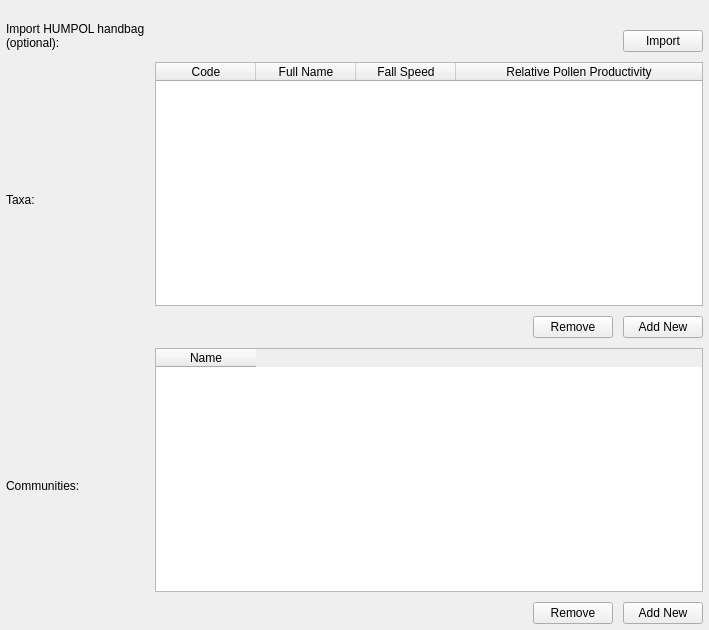
           <widget class="QWidget" name="scrollAreaWidgetContents_4">
            <property name="geometry">
             <rect>
              <x>0</x>
              <y>0</y>
              <width>709</width>
              <height>630</height>
             </rect>
            </property>
            <layout class="QGridLayout" name="gridLayout_2">
             <property name="leftMargin">
              <number>6</number>
             </property>
             <property name="topMargin">
              <number>20</number>
             </property>
             <property name="rightMargin">
              <number>6</number>
             </property>
             <property name="bottomMargin">
              <number>6</number>
             </property>
             <property name="spacing">
              <number>10</number>
             </property>
             <item row="0" column="0">
              <widget class="QLabel" name="label_importHandbag">
               <property name="toolTip">
                <string>&lt;html&gt;&lt;head/&gt;&lt;body&gt;&lt;p&gt;Select a HUMPOL handbag file to automatically insert the taxa and vegetation communities contained. This feature is optional, and available for backwards compatibility with LandPolFlow and the HUMPOL suites.&lt;/p&gt;&lt;/body&gt;&lt;/html&gt;</string>
               </property>
               <property name="text">
                <string>Import HUMPOL handbag (optional):</string>
               </property>
               <property name="wordWrap">
                <bool>true</bool>
               </property>
              </widget>
             </item>
             <item row="0" column="1">
              <layout class="QVBoxLayout" name="verticalLayout_11">
               <item>
                <widget class="QgsFileWidget" name="qgsFileWidget_importHandbag">
                 <property name="cursor">
                  <cursorShape>ArrowCursor</cursorShape>
                 </property>
                 <property name="fullUrl">
                  <bool>true</bool>
                 </property>
                 <property name="filter">
                  <string/>
                 </property>
                </widget>
               </item>
               <item>
                <layout class="QHBoxLayout" name="horizontalLayout_9">
                 <item>
                  <spacer name="horizontalSpacer">
                   <property name="orientation">
                    <enum>Qt::Horizontal</enum>
                   </property>
                   <property name="sizeHint" stdset="0">
                    <size>
                     <width>40</width>
                     <height>20</height>
                    </size>
                   </property>
                  </spacer>
                 </item>
                 <item>
                  <widget class="QPushButton" name="pushButton_importHandbag">
                   <property name="text">
                    <string>Import</string>
                   </property>
                  </widget>
                 </item>
                </layout>
               </item>
              </layout>
             </item>
             <item row="1" column="0">
              <widget class="QLabel" name="label_taxa">
               <property name="toolTip">
                <string>&lt;html&gt;&lt;head/&gt;&lt;body&gt;&lt;p&gt;This table contains the plant taxa and the attributes necessary for modelling them. Add a new taxon by clicking &amp;quot;add new&amp;quot; or by importing a HUMPOL handbag file. Please make sure that the spelling you use is the same as in your pollen percentage file.&lt;/p&gt;&lt;/body&gt;&lt;/html&gt;</string>
               </property>
               <property name="text">
                <string>Taxa:</string>
               </property>
               <property name="wordWrap">
                <bool>true</bool>
               </property>
              </widget>
             </item>
             <item row="1" column="1">
              <layout class="QVBoxLayout" name="verticalLayout_10">
               <item>
                <widget class="QTableWidget" name="tableWidget_taxa">
                 <property name="sizeAdjustPolicy">
                  <enum>QAbstractScrollArea::AdjustIgnored</enum>
                 </property>
                 <property name="alternatingRowColors">
                  <bool>true</bool>
                 </property>
                 <property name="selectionBehavior">
                  <enum>QAbstractItemView::SelectRows</enum>
                 </property>
                 <attribute name="horizontalHeaderCascadingSectionResizes">
                  <bool>false</bool>
                 </attribute>
                 <attribute name="horizontalHeaderStretchLastSection">
                  <bool>true</bool>
                 </attribute>
                 <column>
                  <property name="text">
                   <string>Code</string>
                  </property>
                 </column>
                 <column>
                  <property name="text">
                   <string>Full Name</string>
                  </property>
                 </column>
                 <column>
                  <property name="text">
                   <string>Fall Speed</string>
                  </property>
                 </column>
                 <column>
                  <property name="text">
                   <string>Relative Pollen Productivity</string>
                  </property>
                 </column>
                </widget>
               </item>
               <item>
                <layout class="QHBoxLayout" name="horizontalLayout_7">
                 <item>
                  <spacer name="horizontalSpacer_4">
                   <property name="orientation">
                    <enum>Qt::Horizontal</enum>
                   </property>
                   <property name="sizeHint" stdset="0">
                    <size>
                     <width>40</width>
                     <height>20</height>
                    </size>
                   </property>
                  </spacer>
                 </item>
                 <item>
                  <widget class="QPushButton" name="pushButton_removeTaxa">
                   <property name="toolTip">
                    <string>&lt;html&gt;&lt;head/&gt;&lt;body&gt;&lt;p&gt;Remove a taxon from the table of taxa.&lt;/p&gt;&lt;/body&gt;&lt;/html&gt;</string>
                   </property>
                   <property name="text">
                    <string>Remove</string>
                   </property>
                  </widget>
                 </item>
                 <item>
                  <widget class="QPushButton" name="pushButton_newTaxa">
                   <property name="toolTip">
                    <string>&lt;html&gt;&lt;head/&gt;&lt;body&gt;&lt;p&gt;Add a new taxon to the table of taxa.&lt;/p&gt;&lt;/body&gt;&lt;/html&gt;</string>
                   </property>
                   <property name="text">
                    <string>Add New</string>
                   </property>
                  </widget>
                 </item>
                </layout>
               </item>
              </layout>
             </item>
             <item row="2" column="0">
              <widget class="QLabel" name="label_vegcom">
               <property name="toolTip">
                <string>&lt;html&gt;&lt;head/&gt;&lt;body&gt;&lt;p&gt;This table contains the vegetation communities that will be used in the simulation of the vegetation maps. Click add new or import a HUMPOL handbag file to insert a new community. You can only add a taxa to a vegetation community after it has been added in &amp;quot;taxa&amp;quot;. If you want to use taxa directly instead of vegetation communities, you will need to add them here as a community with a singular taxon with 100% occurrence. &lt;/p&gt;&lt;/body&gt;&lt;/html&gt;</string>
               </property>
               <property name="text">
                <string>Communities:</string>
               </property>
               <property name="wordWrap">
                <bool>true</bool>
               </property>
              </widget>
             </item>
             <item row="2" column="1">
              <layout class="QVBoxLayout" name="verticalLayout_9">
               <item>
                <widget class="QTableWidget" name="tableWidget_vegCom">
                 <property name="sizeAdjustPolicy">
                  <enum>QAbstractScrollArea::AdjustIgnored</enum>
                 </property>
                 <property name="alternatingRowColors">
                  <bool>true</bool>
                 </property>
                 <property name="selectionBehavior">
                  <enum>QAbstractItemView::SelectRows</enum>
                 </property>
                 <column>
                  <property name="text">
                   <string>Name</string>
                  </property>
                 </column>
                </widget>
               </item>
               <item>
                <layout class="QHBoxLayout" name="horizontalLayout_8">
                 <item>
                  <spacer name="horizontalSpacer_5">
                   <property name="orientation">
                    <enum>Qt::Horizontal</enum>
                   </property>
                   <property name="sizeHint" stdset="0">
                    <size>
                     <width>40</width>
                     <height>20</height>
                    </size>
                   </property>
                  </spacer>
                 </item>
                 <item>
                  <widget class="QPushButton" name="pushButton_removeVegCom">
                   <property name="toolTip">
                    <string>&lt;html&gt;&lt;head/&gt;&lt;body&gt;&lt;p&gt;Remove the selected vegetation community from the table of vegetation communities&lt;/p&gt;&lt;/body&gt;&lt;/html&gt;</string>
                   </property>
                   <property name="text">
                    <string>Remove</string>
                   </property>
                  </widget>
                 </item>
                 <item>
                  <widget class="QPushButton" name="pushButton_newVegCom">
                   <property name="toolTip">
                    <string>&lt;html&gt;&lt;head/&gt;&lt;body&gt;&lt;p&gt;Add a vegetation community to the table of communities.&lt;/p&gt;&lt;/body&gt;&lt;/html&gt;</string>
                   </property>
                   <property name="text">
                    <string>Add New</string>
                   </property>
                  </widget>
                 </item>
                </layout>
               </item>
              </layout>
             </item>
            </layout>
           </widget>
